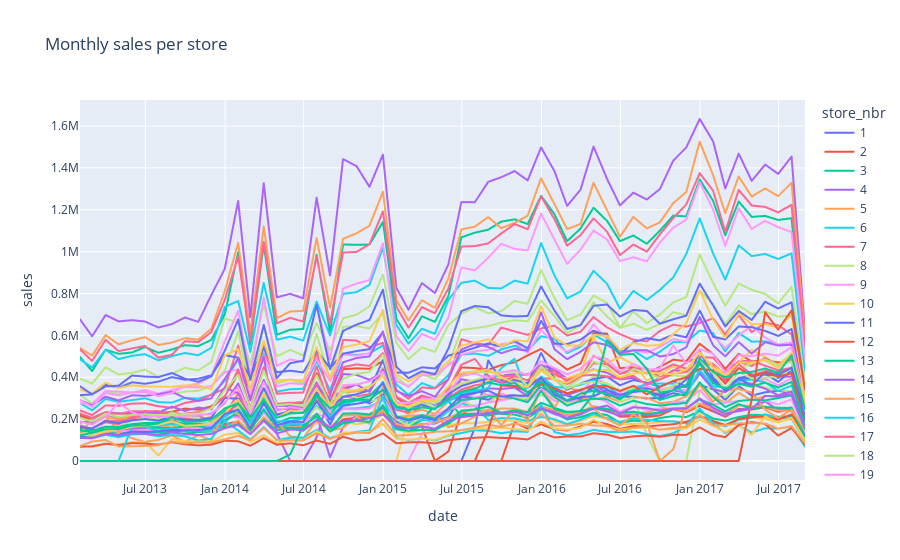

The cell this chart's notebook holds for it:
### Markdown cell above
#### Monthly sales per store

### Code cell
monthly_sales = train.set_index("date").groupby("store_nbr").resample("M").agg({"sales": "sum"}).reset_index()
px.line(monthly_sales, x="date", y="sales", color="store_nbr", title="Monthly sales per store")
